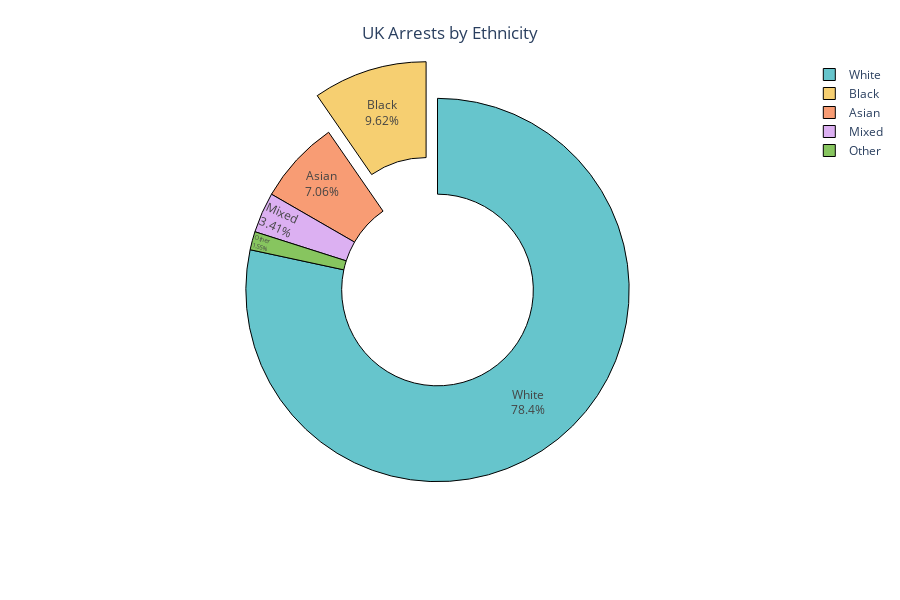

The code cell stored with this chart in its notebook:
### Code cell
from plotly.subplots import make_subplots
fig2 = px.pie(plot_ethnicity_arrests, plot_ethnicity_arrests.index, 
              plot_ethnicity_arrests['Number of arrests'], 
              color_discrete_sequence=px.colors.qualitative.Pastel, hole=0.5)

fig2.update_layout(title={
                  'text': "UK Arrests by Ethnicity",
                  'y':0.955,
                  'x':0.5,
                  'xanchor': 'center',
                  'yanchor': 'top'},
                   height=600,
                  template='plotly_white')

fig2.update_traces(textposition='inside', textinfo='percent+label', pull=[0, 0.2])

fig2.data[0].marker.line.width = 1
fig2.data[0].marker.line.color = "black"
fig2.show()

### Figure 1 — Plotly figure (JSON) as saved in the notebook; plotly's stock layout.template omitted (floating-point values rounded to 4 significant figures)
{"data": [{"domain": {"x": [0, 1], "y": [0, 1]}, "hole": 0.5, "hoverlabel": {"namelength": 0}, "hovertemplate": "label=%{label}<br>Number of arrests=%{value}", "labels": ["White", "Black", "Asian", "Mixed", "Other"], "legendgroup": "", "marker": {"line": {"color": "black", "width": 1}}, "name": "", "pull": [0, 0.2], "showlegend": true, "textinfo": "percent+label", "textposition": "inside", "type": "pie", "values": [7255230, 890163, 653328, 315802, 143046]}], "layout": {"height": 600, "legend": {"tracegroupgap": 0}, "margin": {"t": 60}, "piecolorway": ["rgb(102, 197, 204)", "rgb(246, 207, 113)", "rgb(248, 156, 116)", "rgb(220, 176, 242)", "rgb(135, 197, 95)", "rgb(158, 185, 243)", "rgb(254, 136, 177)", "rgb(201, 219, 116)", "rgb(139, 224, 164)", "rgb(180, 151, 231)", "rgb(179, 179, 179)"], "title": {"text": "UK Arrests by Ethnicity", "x": 0.5, "xanchor": "center", "y": 0.955, "yanchor": "top"}}}
